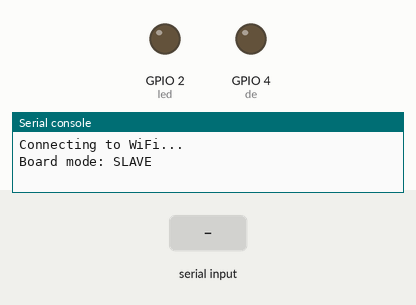
This program was run on a simulated ESP32 board running MicroPython. On the bench: output pins drawn as LEDs (lit = HIGH), the last lines printed to the serial console. Dashed ring = blinking. Inputs (shaded band) come from the test bench. WiFi joins after 1.5 s.

Above: at 2.7 s.
2.8 s: "RUN_TASK\n" received over the second serial link
At 3.01 s:
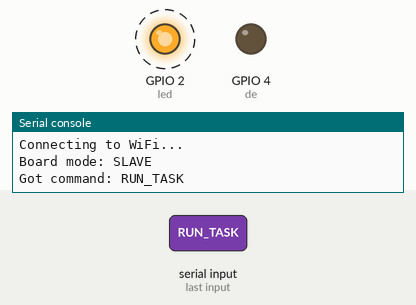
5.8 s: "192.168.0.123\n" received over the second serial link
Timing chart, 0 to 8.8 s (numbered marks = the images above; inputs shaded):
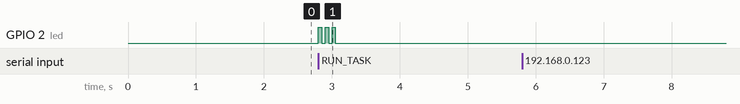

Measured:
- after the input at 2.8 s, GPIO 2 (led): alternates HIGH for 0.05 s and LOW for 0.05 s, 6 changes in all, then stays LOW, starting at once

The program:

RS485.py
```python
import time
from machine import Pin, UART
import network

def connect_wifi(ssid="TP-Link_0D14", password="24827089"):
    sta = network.WLAN(network.STA_IF); sta.active(True)
    if not sta.isconnected():
        print("Connecting to WiFi...")
        sta.connect(ssid, password)
        t_start = time.ticks_ms()
        while time.ticks_diff(time.ticks_ms(), t_start) < 1e5:
            if sta.isconnected(): break
            time.sleep_ms(500)
        else: raise Exception("WiFi connect failed")
    return sta.ifconfig()[0]

TX_PIN = 17; RX_PIN = 16; DE_PIN = 4
uart = UART(2, baudrate=115200, tx=Pin(TX_PIN), rx=Pin(RX_PIN))
de = Pin(DE_PIN, Pin.OUT)
de.value(0)
led = Pin(2, Pin.OUT)
button = Pin(0, Pin.IN, Pin.PULL_UP)

def blink(d=0.05, f=0.05, n=3):
    for _ in range(n):
        led.on(); time.sleep(f)
        led.off(); time.sleep(d)

def button_pressed():
    return button.value() == 0

sta = network.WLAN(network.STA_IF)
if not sta.isconnected():
    connect_wifi("TP-Link_0D14", "24827089")
net = sta.ifconfig()[0]
_board = 1 if net == '192.168.0.123' else 2


print(f"Board mode: {'MASTER' if _board==1 else 'SLAVE'}")

if _board == 1:  # MASTER
    while True:
        if button_pressed():
            msg = b"RUN_TASK\n"
            de.value(1)  # включаем передачу
            uart.write(msg)
            de.value(0)
            try:
                print("Sent command:", msg.decode().strip())
            except UnicodeError:
                print("Sent command (decode error)")

            led.on()
            while button_pressed(): time.sleep_ms(50)
            led.off()

        if uart.any():
            resp = uart.readline()
            if resp:
                try:
                    print("Got response:", resp.decode(errors="ignore").strip())
                except UnicodeError:
                    print("Got response (decode error)")

        time.sleep_ms(100)

else:  # SLAVE
    while True:
        if uart.any():
            line = uart.readline()
            if line:
                try:
                    cmd = line.decode(errors="ignore").strip()
                except UnicodeError:
                    cmd = ""  # если не получилось декодировать
                if cmd:
                    print("Got command:", cmd)
                    if cmd == "RUN_TASK":
                        status = "OK"
                        blink()
                    else:
                        status = "UNKNOWN"
                    de.value(1)
                    uart.write((status + "\n").encode())
                    de.value(0)
        time.sleep_ms(50)
```
